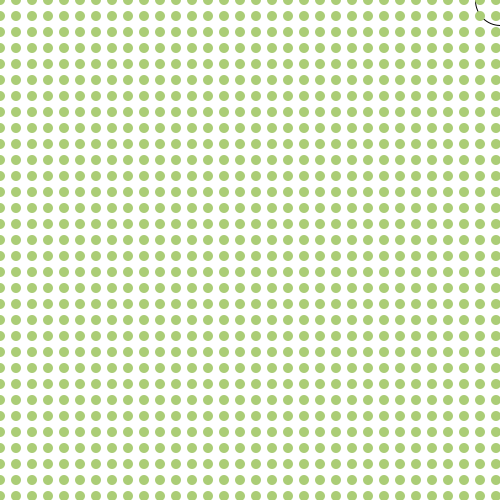
Frame 1 (no input)
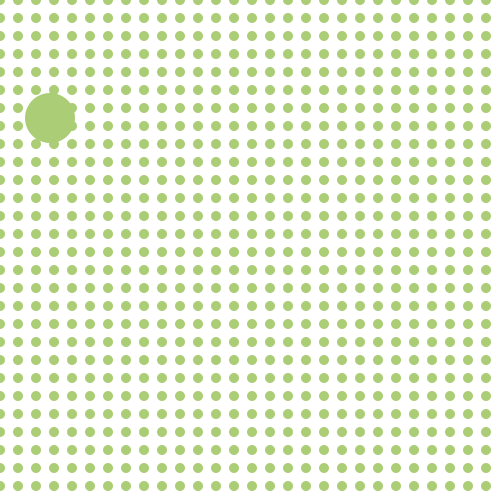
Frame 60 (the mouse pressed at the canvas centre just before this capture)
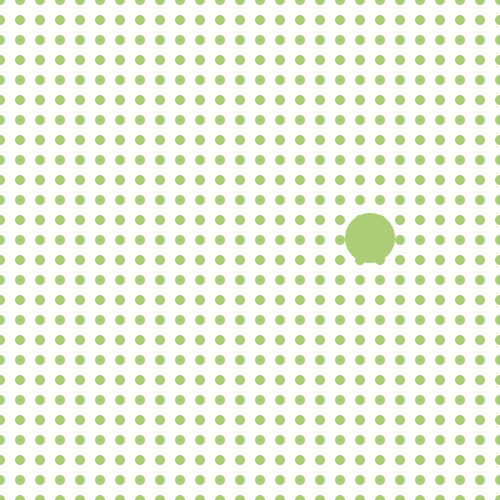
Frame 120 (the mouse held since frame 60 and released just before this capture)

The Processing sketch that drew these frames (run headless with seeded random() and noise(); from frame 60 on, the mouse is pressed at the canvas centre):

// Processing sketch: s05e01Sofia
// ── s05e01Sofia.pde
//UDD - Expresión Digital II
//s04t01Sofia
//Pelota que cambia de tamaño, color y posición al rebotar en los bordes del canvas
//El fondo tendra pelotas las cuales se separarán

int cb; //variable color blanco
int cn; //variable color negro
int cv; //variable color verde
int cc; //variable color celeste agua
int x;

float dirx; //variable de la dirección en x
float diry; //varaible de la dirección en y
float pox; //varaiable de la posición en x
float poy; //varaible de la posición en y

void setup () {
  size(500, 500); //tamaño del canvas de 500 px por 500 px

  cb = color(255, 255, 255); //color blanco
  cn = color(0, 0, 0); //color negro
  cv = color(171, 205, 118); //color verde
  cc = color(181, 237, 236); //color celeste agua
  x = 14; //valor de mi x es 14

  dirx = 10; //variable de velocidad por el eje x, 10 px por frame
  diry = 2; //variable de velocidad por el eje y, 2 px por frame

  pox = height; //la variable del elipse en la posición x
  poy = 0; //la variable del elipse en la posición y
}

void draw() {
  background (cb); //color blanco de fondo del canvas 
  ellipse (pox, poy, 50, 50); //La ubicación de la elipse al inicio y su tamaño de 60px x 60px sin stroke

  pox = pox + dirx; //la posición de la elipse en x es igual a la posición en x más la dirección x
  poy = poy + diry; //la posición de la elipse en y es igual a la posición en y más la dirección y

  if (pox > width) { //si la posición es mayor del ancho del canvas
    dirx = - dirx; //la dirección de x será igual al negativo de la dirección de x
    fill (cv); //el relleno de la pelota es color verde
    stroke(cc); //el borde de la pelota es color celeste
    strokeWeight(10); //el borde será de 10px
    x += 2; //se le agregarán 2 pelotas
  }

  if (pox < 0) {  //si la posición de x es menor que 0
    dirx = dirx * -1; //la dirección de x será igual a la dirección de x por el negativo de 1
    fill (cc); //el relleno de la pelota es color celeste
    stroke (cc); //el borde de la pelota es color celeste
    strokeWeight (70); //el borde será de 10px
    x += 2; //se agregaran 2 pelotas
  }

  if (poy > height) { //si la posición y es mayor del alto del canvas
    diry = diry * -1; //la dirección de y será igual a la dirección de y por el negativo de 1
    fill (cn); //el relleno de la pelota es color negro
    stroke (cn); //el borde de la pelota es color negro
    strokeWeight (10); //el borde será de 10px
    x += 10; //se agregarán 10 pelotas
  }

  if (poy < 0) { //si la posición de y es menor que 0
    diry = - diry; //la dirección de y será igual a la dirección de y por el negativo de 1
    fill (cv); //el relleno de la pelota es color verde
    stroke (cv); //el borde de la pelota es color verde
    strokeWeight (20); //el borde será de 20px
    x += 10; //se agregarán 10 pelotas
  }
  for (int i = 0; i <= width; i += x) { //declaro que i = 0, si i es menor o igual al ancho, i aumenta en 10
   for (int j = 0; j <= height; j +=x) { //declaro que j = 0, si es menor o igual a la altura, j aumenta
     noStroke (); //sin borde
     fill (cv); //el relleno es color verde
     //fill (cv, i*j/300); 
     //fill (cv * (i*j));
     ellipse (i, j, 5, 5);
     ellipse (i, j, 10, 10);
    
   
   }
 }
}

 
